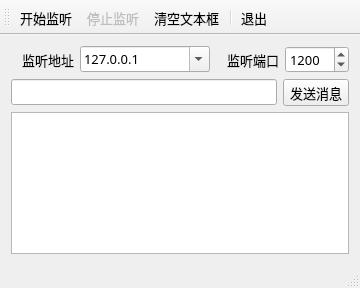
<?xml version="1.0" encoding="UTF-8"?>
<ui version="4.0">
 <class>MainWindow</class>
 <widget class="QMainWindow" name="MainWindow">
  <property name="geometry">
   <rect>
    <x>0</x>
    <y>0</y>
    <width>360</width>
    <height>288</height>
   </rect>
  </property>
  <property name="font">
   <font>
    <family>宋体</family>
    <pointsize>10</pointsize>
   </font>
  </property>
  <property name="windowTitle">
   <string>MonitorServer</string>
  </property>
  <widget class="QWidget" name="centralWidget">
   <layout class="QVBoxLayout" name="verticalLayout">
    <item>
     <layout class="QHBoxLayout" name="horizontalLayout">
      <item>
       <widget class="QLabel" name="label_2">
        <property name="text">
         <string>监听地址</string>
        </property>
        <property name="alignment">
         <set>Qt::AlignRight|Qt::AlignTrailing|Qt::AlignVCenter</set>
        </property>
       </widget>
      </item>
      <item>
       <widget class="QComboBox" name="comboIP">
        <property name="minimumSize">
         <size>
          <width>130</width>
          <height>0</height>
         </size>
        </property>
        <property name="editable">
         <bool>true</bool>
        </property>
        <property name="duplicatesEnabled">
         <bool>false</bool>
        </property>
        <item>
         <property name="text">
          <string>127.0.0.1</string>
         </property>
        </item>
       </widget>
      </item>
      <item>
       <widget class="QLabel" name="label">
        <property name="text">
         <string>监听端口</string>
        </property>
        <property name="alignment">
         <set>Qt::AlignRight|Qt::AlignTrailing|Qt::AlignVCenter</set>
        </property>
       </widget>
      </item>
      <item>
       <widget class="QSpinBox" name="spinPort">
        <property name="minimum">
         <number>1</number>
        </property>
        <property name="maximum">
         <number>65535</number>
        </property>
        <property name="value">
         <number>1200</number>
        </property>
       </widget>
      </item>
     </layout>
    </item>
    <item>
     <layout class="QHBoxLayout" name="horizontalLayout_2">
      <item>
       <widget class="QLineEdit" name="editMsg"/>
      </item>
      <item>
       <widget class="QToolButton" name="btnSend">
        <property name="text">
         <string>发送消息</string>
        </property>
       </widget>
      </item>
     </layout>
    </item>
    <item>
     <widget class="QPlainTextEdit" name="plainTextEdit"/>
    </item>
   </layout>
  </widget>
  <widget class="QMenuBar" name="menuBar">
   <property name="geometry">
    <rect>
     <x>0</x>
     <y>0</y>
     <width>360</width>
     <height>26</height>
    </rect>
   </property>
  </widget>
  <widget class="QToolBar" name="mainToolBar">
   <property name="toolButtonStyle">
    <enum>Qt::ToolButtonTextUnderIcon</enum>
   </property>
   <attribute name="toolBarArea">
    <enum>TopToolBarArea</enum>
   </attribute>
   <attribute name="toolBarBreak">
    <bool>false</bool>
   </attribute>
   <addaction name="actStart"/>
   <addaction name="actStop"/>
   <addaction name="actClear"/>
   <addaction name="separator"/>
   <addaction name="actQuit"/>
  </widget>
  <widget class="QStatusBar" name="statusBar"/>
  <action name="actStart">
   <property name="icon">
    <iconset resource="res.qrc">
     <normaloff>:/images/images/620.bmp</normaloff>:/images/images/620.bmp</iconset>
   </property>
   <property name="text">
    <string>开始监听</string>
   </property>
   <property name="toolTip">
    <string>开始监听</string>
   </property>
  </action>
  <action name="actStop">
   <property name="enabled">
    <bool>false</bool>
   </property>
   <property name="icon">
    <iconset resource="res.qrc">
     <normaloff>:/images/images/624.bmp</normaloff>:/images/images/624.bmp</iconset>
   </property>
   <property name="text">
    <string>停止监听</string>
   </property>
   <property name="toolTip">
    <string>停止监听</string>
   </property>
  </action>
  <action name="actQuit">
   <property name="icon">
    <iconset resource="res.qrc">
     <normaloff>:/images/images/132.bmp</normaloff>:/images/images/132.bmp</iconset>
   </property>
   <property name="text">
    <string>退出</string>
   </property>
   <property name="toolTip">
    <string>退出本程序</string>
   </property>
  </action>
  <action name="actClear">
   <property name="icon">
    <iconset resource="res.qrc">
     <normaloff>:/images/images/212.bmp</normaloff>:/images/images/212.bmp</iconset>
   </property>
   <property name="text">
    <string>清空文本框</string>
   </property>
   <property name="toolTip">
    <string>清空文本框</string>
   </property>
  </action>
  <action name="actHostInfo">
   <property name="icon">
    <iconset resource="res.qrc">
     <normaloff>:/images/images/110.JPG</normaloff>:/images/images/110.JPG</iconset>
   </property>
   <property name="text">
    <string>本机地址</string>
   </property>
   <property name="toolTip">
    <string>获取本机地址</string>
   </property>
  </action>
 </widget>
 <layoutdefault spacing="6" margin="11"/>
 <resources>
  <include location="res.qrc"/>
 </resources>
 <connections>
  <connection>
   <sender>actQuit</sender>
   <signal>triggered()</signal>
   <receiver>MainWindow</receiver>
   <slot>close()</slot>
   <hints>
    <hint type="sourcelabel">
     <x>-1</x>
     <y>-1</y>
    </hint>
    <hint type="destinationlabel">
     <x>214</x>
     <y>164</y>
    </hint>
   </hints>
  </connection>
 </connections>
</ui>
